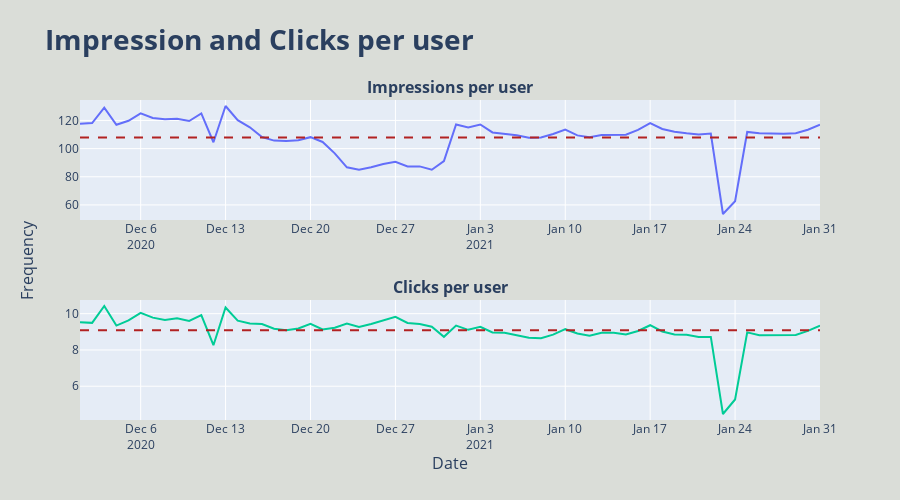

Notebook source saved alongside this figure:
### Code cell
df['impression_per_user'] = df['impression'] / df['total_users']
df['click_per_user'] = df['click'] / df['total_users']
fig = make_subplots(rows=2, cols=1, x_title = "Date", y_title = "Frequency", subplot_titles=("<b>Impressions per user<b>", "<b>Clicks per user<b>"))
fig.update_layout(title = "<b>Impression and Clicks per user<b>",height = 500, showlegend=False, paper_bgcolor = '#DADDD8', titlefont = {'size':28})

fig.add_trace(go.Scatter( x=df['date'], y=df['impression_per_user'], mode = 'lines', name = 'Impression'), row=1, col=1)
mean1 = go.Scatter(x = [df.date.min(),df.date.max()], y = [df.impression_per_user.mean(), df.impression_per_user.mean()], mode = 'lines', line={'dash': 'dash', 'color':'firebrick'}, name="Mean of Impressions")
fig.add_trace(mean1, row=1, col=1)

fig.add_trace(go.Scatter( x=df['date'], y=df['click_per_user'], mode = 'lines', name = 'Clicks'), row=2, col=1)
mean1 = go.Scatter(x = [df.date.min(),df.date.max()], y = [df.click_per_user.mean(), df.click_per_user.mean()], mode = 'lines', line={'dash': 'dash', 'color':'firebrick'}, name="Mean of Impressions")
fig.add_trace(mean1, row=2, col=1)

### Figure 1 — Plotly figure (JSON) as saved in the notebook; plotly's stock layout.template omitted (floating-point values rounded to 4 significant figures)
{"data": [{"mode": "lines", "name": "Impression", "type": "scatter", "x": ["2020-12-01T00:00:00", "2020-12-02T00:00:00", "2020-12-03T00:00:00", "2020-12-04T00:00:00", "2020-12-05T00:00:00", "2020-12-06T00:00:00", "2020-12-07T00:00:00", "2020-12-08T00:00:00", "2020-12-09T00:00:00", "2020-12-10T00:00:00", "2020-12-11T00:00:00", "2020-12-12T00:00:00", "2020-12-13T00:00:00", "2020-12-14T00:00:00", "2020-12-15T00:00:00", "2020-12-16T00:00:00", "2020-12-17T00:00:00", "2020-12-18T00:00:00", "2020-12-19T00:00:00", "2020-12-20T00:00:00", "2020-12-21T00:00:00", "2020-12-22T00:00:00", "2020-12-23T00:00:00", "2020-12-24T00:00:00", "2020-12-25T00:00:00", "2020-12-26T00:00:00", "2020-12-27T00:00:00", "2020-12-28T00:00:00", "2020-12-29T00:00:00", "2020-12-30T00:00:00", "2020-12-31T00:00:00", "2021-01-01T00:00:00", "2021-01-02T00:00:00", "2021-01-03T00:00:00", "2021-01-04T00:00:00", "2021-01-05T00:00:00", "2021-01-06T00:00:00", "2021-01-07T00:00:00", "2021-01-08T00:00:00", "2021-01-09T00:00:00", "2021-01-10T00:00:00", "2021-01-11T00:00:00", "2021-01-12T00:00:00", "2021-01-13T00:00:00", "2021-01-14T00:00:00", "2021-01-15T00:00:00", "2021-01-16T00:00:00", "2021-01-17T00:00:00", "2021-01-18T00:00:00", "2021-01-19T00:00:00", "2021-01-20T00:00:00", "2021-01-21T00:00:00", "2021-01-22T00:00:00", "2021-01-23T00:00:00", "2021-01-24T00:00:00", "2021-01-25T00:00:00", "2021-01-26T00:00:00", "2021-01-27T00:00:00", "2021-01-28T00:00:00", "2021-01-29T00:00:00", "2021-01-30T00:00:00", "2021-01-31T00:00:00"], "xaxis": "x", "y": [117.7, 118.1, 129.1, 117.0, 119.8, 125.0, 121.8, 120.8, 121.3, 119.6, 125.0, 104.5, 130.3, 120.2, 115.1, 108.2, 105.7, 105.5, 105.9, 108.1, 104.7, 96.62, 86.69, 85.02, 86.74, 89.0, 90.59, 87.34, 87.36, 84.99, 91.18, 117.1, 114.9, 117.1, 111.5, 110.6, 109.4, 107.8, 107.9, 110.4, 113.4, 109.4, 108.2, 109.7, 110.0, 109.9, 113.3, 118.1, 114.0, 112.0, 110.9, 110.1, 110.7, 53.55, 62.61, 111.8, 110.9, 110.8, 110.5, 111.0, 113.4, 117.0], "yaxis": "y"}, {"line": {"color": "firebrick", "dash": "dash"}, "mode": "lines", "name": "Mean of Impressions", "type": "scatter", "x": ["2020-12-01T00:00:00", "2021-01-31T00:00:00"], "xaxis": "x", "y": [107.8, 107.8], "yaxis": "y"}, {"mode": "lines", "name": "Clicks", "type": "scatter", "x": ["2020-12-01T00:00:00", "2020-12-02T00:00:00", "2020-12-03T00:00:00", "2020-12-04T00:00:00", "2020-12-05T00:00:00", "2020-12-06T00:00:00", "2020-12-07T00:00:00", "2020-12-08T00:00:00", "2020-12-09T00:00:00", "2020-12-10T00:00:00", "2020-12-11T00:00:00", "2020-12-12T00:00:00", "2020-12-13T00:00:00", "2020-12-14T00:00:00", "2020-12-15T00:00:00", "2020-12-16T00:00:00", "2020-12-17T00:00:00", "2020-12-18T00:00:00", "2020-12-19T00:00:00", "2020-12-20T00:00:00", "2020-12-21T00:00:00", "2020-12-22T00:00:00", "2020-12-23T00:00:00", "2020-12-24T00:00:00", "2020-12-25T00:00:00", "2020-12-26T00:00:00", "2020-12-27T00:00:00", "2020-12-28T00:00:00", "2020-12-29T00:00:00", "2020-12-30T00:00:00", "2020-12-31T00:00:00", "2021-01-01T00:00:00", "2021-01-02T00:00:00", "2021-01-03T00:00:00", "2021-01-04T00:00:00", "2021-01-05T00:00:00", "2021-01-06T00:00:00", "2021-01-07T00:00:00", "2021-01-08T00:00:00", "2021-01-09T00:00:00", "2021-01-10T00:00:00", "2021-01-11T00:00:00", "2021-01-12T00:00:00", "2021-01-13T00:00:00", "2021-01-14T00:00:00", "2021-01-15T00:00:00", "2021-01-16T00:00:00", "2021-01-17T00:00:00", "2021-01-18T00:00:00", "2021-01-19T00:00:00", "2021-01-20T00:00:00", "2021-01-21T00:00:00", "2021-01-22T00:00:00", "2021-01-23T00:00:00", "2021-01-24T00:00:00", "2021-01-25T00:00:00", "2021-01-26T00:00:00", "2021-01-27T00:00:00", "2021-01-28T00:00:00", "2021-01-29T00:00:00", "2021-01-30T00:00:00", "2021-01-31T00:00:00"], "xaxis": "x2", "y": [9.53, 9.493, 10.42, 9.345, 9.628, 10.05, 9.78, 9.653, 9.747, 9.603, 9.925, 8.26, 10.34, 9.611, 9.46, 9.431, 9.171, 9.09, 9.181, 9.44, 9.134, 9.226, 9.45, 9.265, 9.434, 9.633, 9.822, 9.491, 9.425, 9.277, 8.723, 9.345, 9.109, 9.28, 8.961, 8.946, 8.799, 8.667, 8.646, 8.843, 9.143, 8.904, 8.782, 8.943, 8.951, 8.847, 9.043, 9.362, 9.018, 8.848, 8.831, 8.716, 8.717, 4.467, 5.266, 8.967, 8.816, 8.819, 8.794, 8.823, 9.048, 9.341], "yaxis": "y2"}, {"line": {"color": "firebrick", "dash": "dash"}, "mode": "lines", "name": "Mean of Impressions", "type": "scatter", "x": ["2020-12-01T00:00:00", "2021-01-31T00:00:00"], "xaxis": "x2", "y": [9.082, 9.082], "yaxis": "y2"}], "layout": {"annotations": [{"font": {"size": 16}, "showarrow": false, "text": "<b>Impressions per user<b>", "x": 0.5, "xanchor": "center", "xref": "paper", "y": 1, "yanchor": "bottom", "yref": "paper"}, {"font": {"size": 16}, "showarrow": false, "text": "<b>Clicks per user<b>", "x": 0.5, "xanchor": "center", "xref": "paper", "y": 0.375, "yanchor": "bottom", "yref": "paper"}, {"font": {"size": 16}, "showarrow": false, "text": "Date", "x": 0.5, "xanchor": "center", "xref": "paper", "y": 0, "yanchor": "top", "yref": "paper", "yshift": -30}, {"font": {"size": 16}, "showarrow": false, "text": "Frequency", "textangle": -90, "x": 0, "xanchor": "right", "xref": "paper", "xshift": -40, "y": 0.5, "yanchor": "middle", "yref": "paper"}], "height": 500, "paper_bgcolor": "#DADDD8", "showlegend": false, "title": {"font": {"size": 28}, "text": "<b>Impression and Clicks per user<b>"}, "xaxis": {"anchor": "y", "domain": [0, 1]}, "xaxis2": {"anchor": "y2", "domain": [0, 1]}, "yaxis": {"anchor": "x", "domain": [0.625, 1]}, "yaxis2": {"anchor": "x2", "domain": [0, 0.375]}}}
